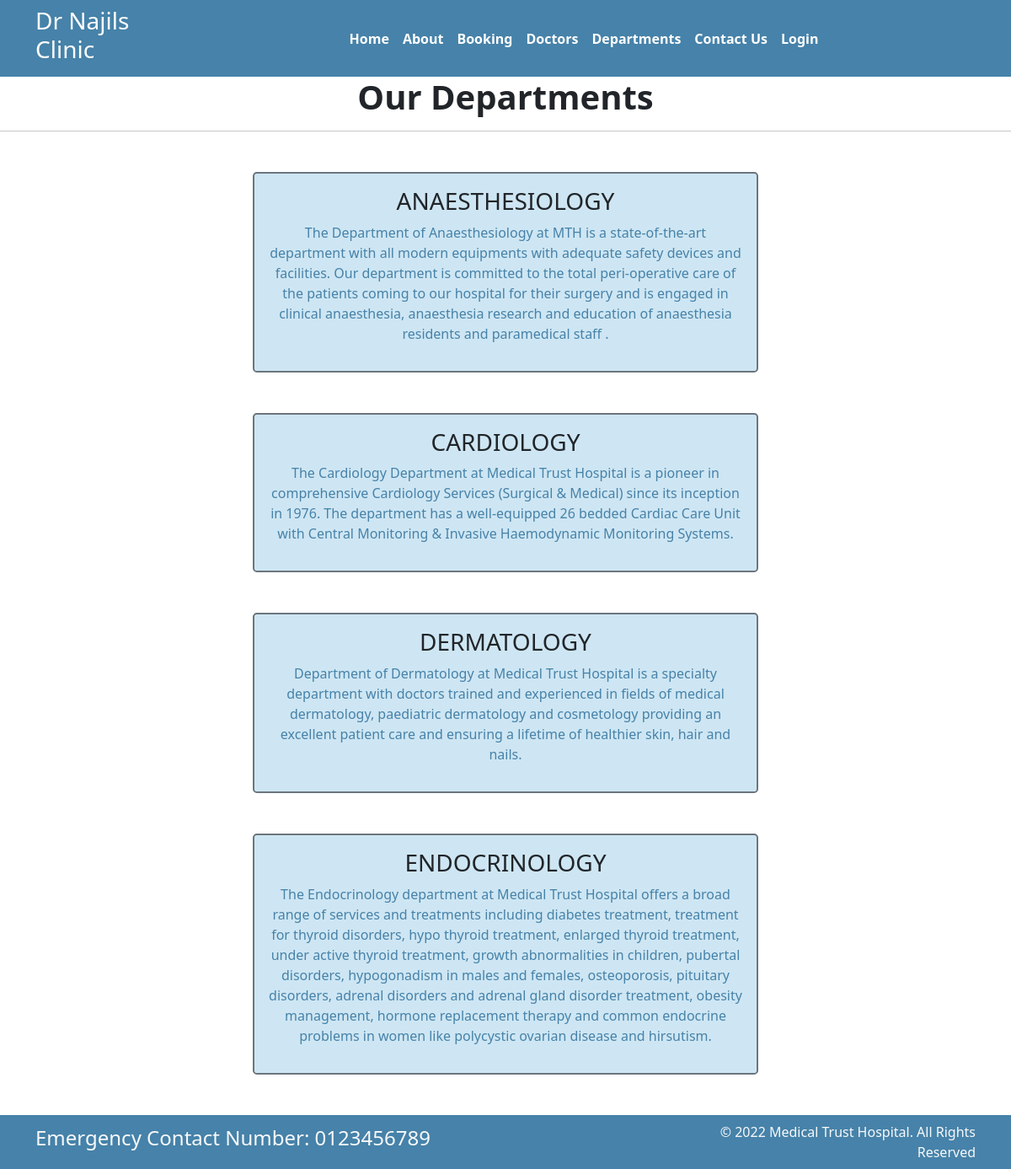
Screenshot of /department with the database file from the repository.
### home/models.py (models this page shows, shortened)
class Departments(models.Model):
    dep_name = models.CharField(max_length=100)
    dep_description = models.TextField()

### home/views.py (the view)
# urls.py: path('department', views.department, name='department'),
def department(request):
    dept = Departments.objects.all()
    return render(request, 'department.html', {'dept': dept})

### templates/department.html (shortened to what this page needs)
{% extends 'base.html' %}
{% block content%}
          <h1 class="text-center fw-bold  ">Our Departments</h1>
          <hr>
            {%for d in dept%}
            <div class="mx-auto my-5 w-50  p-3 text-center border
            border rounded-3 border-secondary border-2 text-white" style="background-color :#CEE6F3" >
                 <h3 class="text-dark">{{d.dep_name}}</h3>
                 <p style="color : #4682A9">{{d.dep_description}}</p>
            </div>
            {% endfor %}
{% endblock %}

### rows the page displays
Departments: dep_name "ANAESTHESIOLOGY", dep_description "The Department of Anaesthesiology at MTH is a state-of-the-art department with all modern equipments with adequate safety devices and facilities. Our department is committed to the total peri-operative care of the patients coming to our hospital for their surgery and is engaged in clinical anaesthesia, anaesthesia research and education of anaesthesia residents and paramedical staff ."
Departments: dep_name "CARDIOLOGY", dep_description "The Cardiology Department at Medical Trust Hospital is a pioneer in comprehensive Cardiology Services (Surgical & Medical) since its inception in 1976. The department has a well-equipped 26 bedded Cardiac Care Unit with Central Monitoring & Invasive Haemodynamic Monitoring Systems."
Departments: dep_name "DERMATOLOGY", dep_description "Department of Dermatology at Medical Trust Hospital is a specialty department with doctors trained and experienced in fields of medical dermatology, paediatric dermatology and cosmetology providing an excellent patient care and ensuring a lifetime of healthier skin, hair and nails."
Departments: dep_name "ENDOCRINOLOGY", dep_description "The Endocrinology department at Medical Trust Hospital offers a broad range of services and treatments including diabetes treatment, treatment for thyroid disorders, hypo thyroid treatment, enlarged thyroid treatment, under active thyroid treatment, growth abnormalities in children, pubertal disorders, hypogonadism in males and females, osteoporosis, pituitary disorders, adrenal disorders and adrenal gland disorder treatment, obesity management, hormone replacement therapy and common endocrine problems in women like polycystic ovarian disease and hirsutism."
